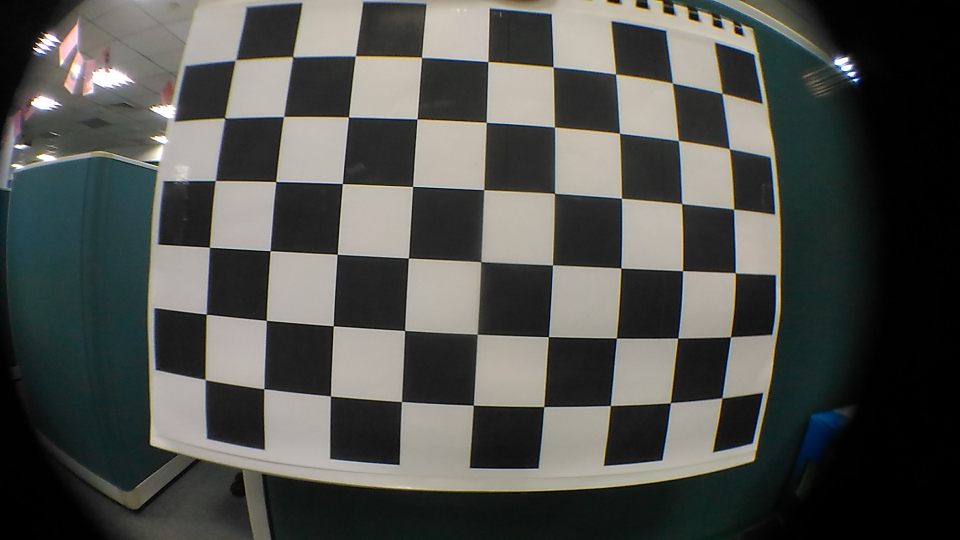
//> input picture opencv-python-fisheye-example/sta_test_6.jpg, 1920 x 1080 px (shown at 1/2 size)
$ ./read_multi_image   (built with g++ and OpenCV 4)
//> lines starting //> are read from the running program, lines starting //| are printed output that depends on the picture
#include <string>
#include <opencv2/opencv.hpp>
#include <opencv2/core/core.hpp>
#include "opencv2/calib3d/calib3d.hpp"
#include <opencv2/highgui/highgui.hpp>

using namespace cv;
using namespace std;

int main(int argc, char** argv){

	//get image and resize
	Mat img_0 = imread("sta_test_6.jpg", 0);
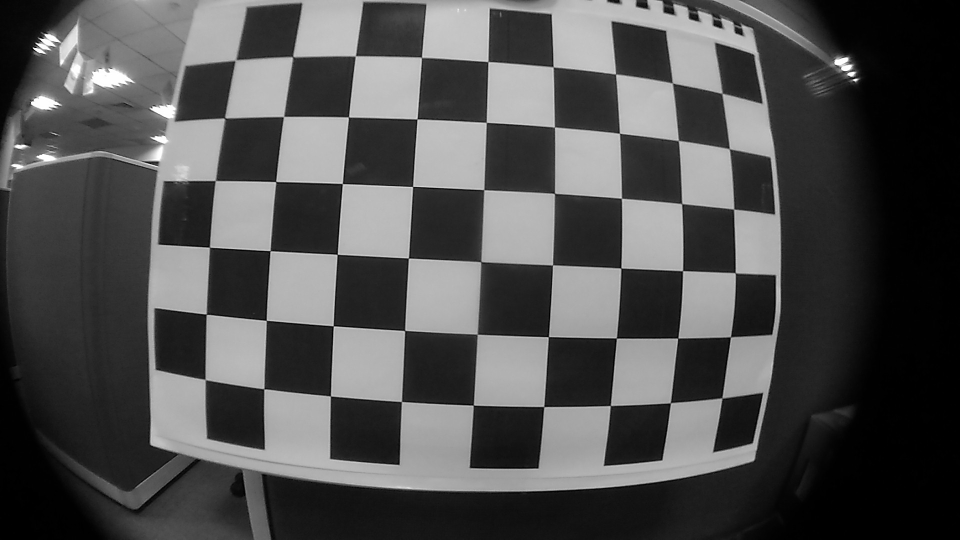
//> img_0: 1080 rows x 1920 cols, CV_8UC1 (shown at 1/2 size); min 0, max 255, mean 79.6
	int imghigh = img_0.rows;
//> imghigh = 1080
	int imgwid = img_0.cols;
//> imgwid = 1920
	//cout << "imghigh" << imghigh << endl;
	//cout << "imgwid" << imgwid << endl;
	Size dsize = Size(round(2*imgwid/3), round(2*imghigh/3));
//> dsize = Size(1280, 720)
	resize(img_0, img_0, dsize, 0, 0, INTER_AREA);
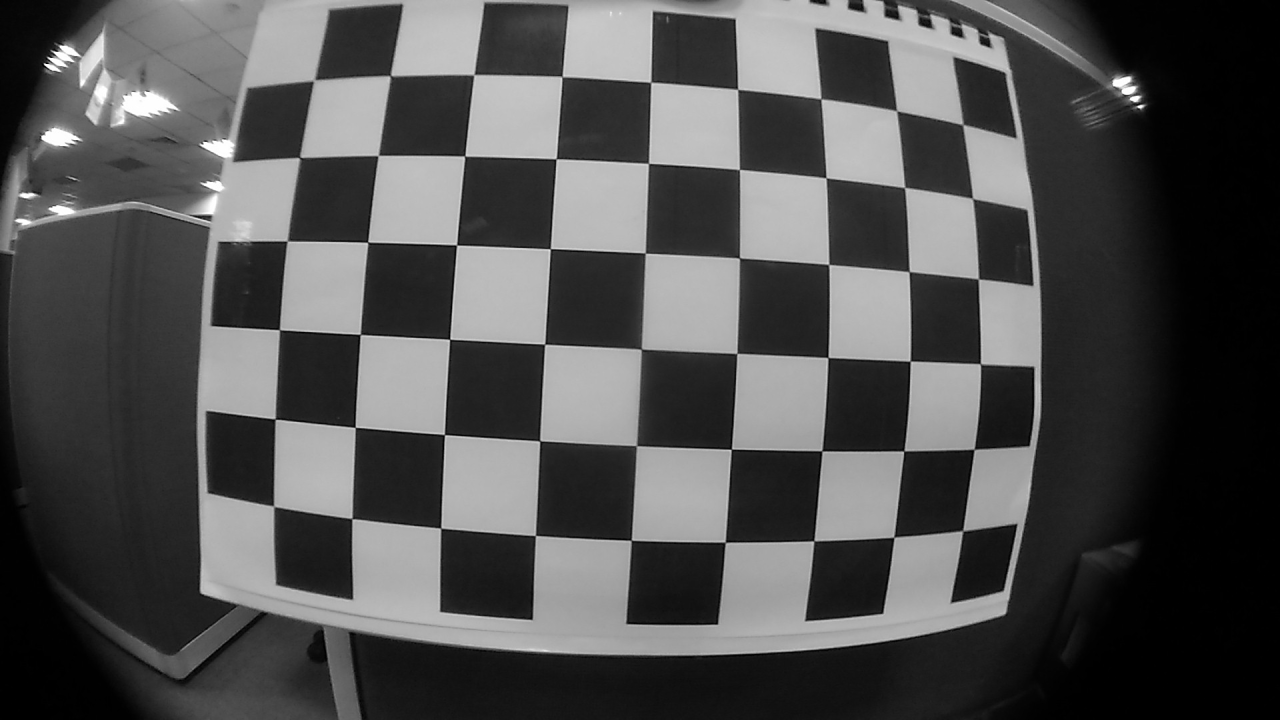
//> img_0: 720 rows x 1280 cols, CV_8UC1; min 0, max 255, mean 79.6
	Mat img_1 = imread("sta_test_7.jpg", 0);
//> sta_test_7.jpg cannot be read in this run, so this picture is empty
//> (the run ends here: the program stops with an error, at `resize(img_1, img_1, dsize, 0, 0, INTER_AREA);`)

$ run again, with opencv-python-fisheye-example/sta_test_18.jpg copied over opencv-python-fisheye-example/sta_test_6.jpg
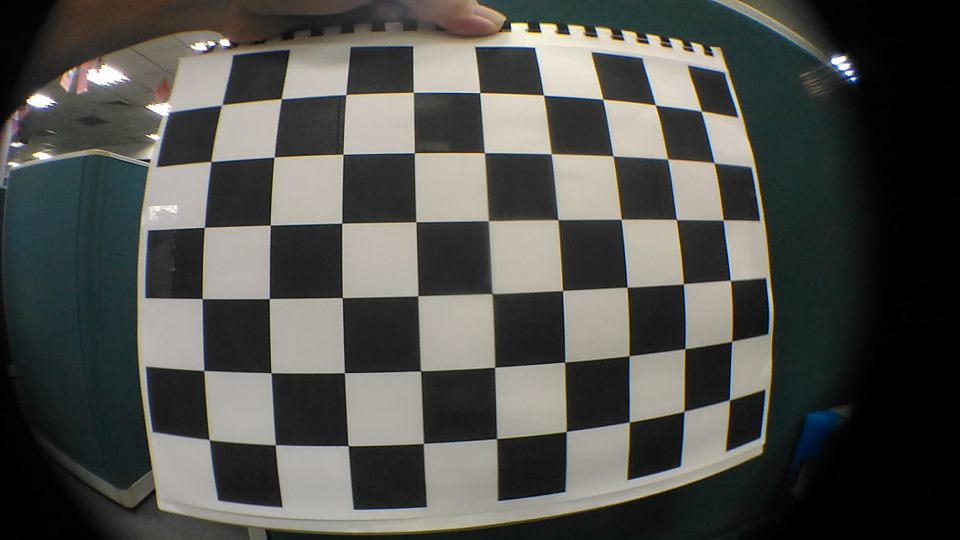
//> input picture opencv-python-fisheye-example/sta_test_18.jpg, 1920 x 1080 px (shown at 1/2 size)
//> `Mat img_0 = imread("sta_test_6.jpg", 0);`:
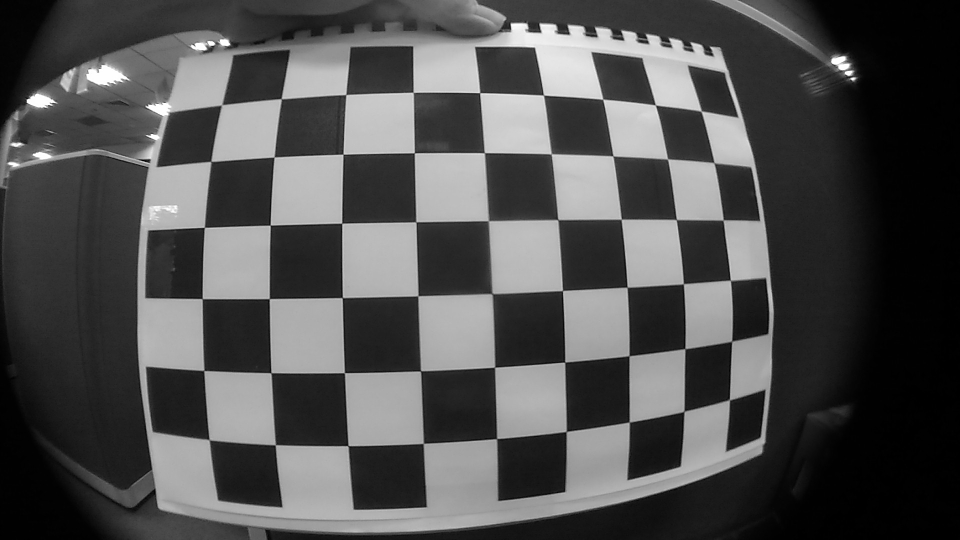
//> img_0: 1080 rows x 1920 cols, CV_8UC1 (shown at 1/2 size); min 0, max 255, mean 79.5
//> `resize(img_0, img_0, dsize, 0, 0, INTER_AREA);`:
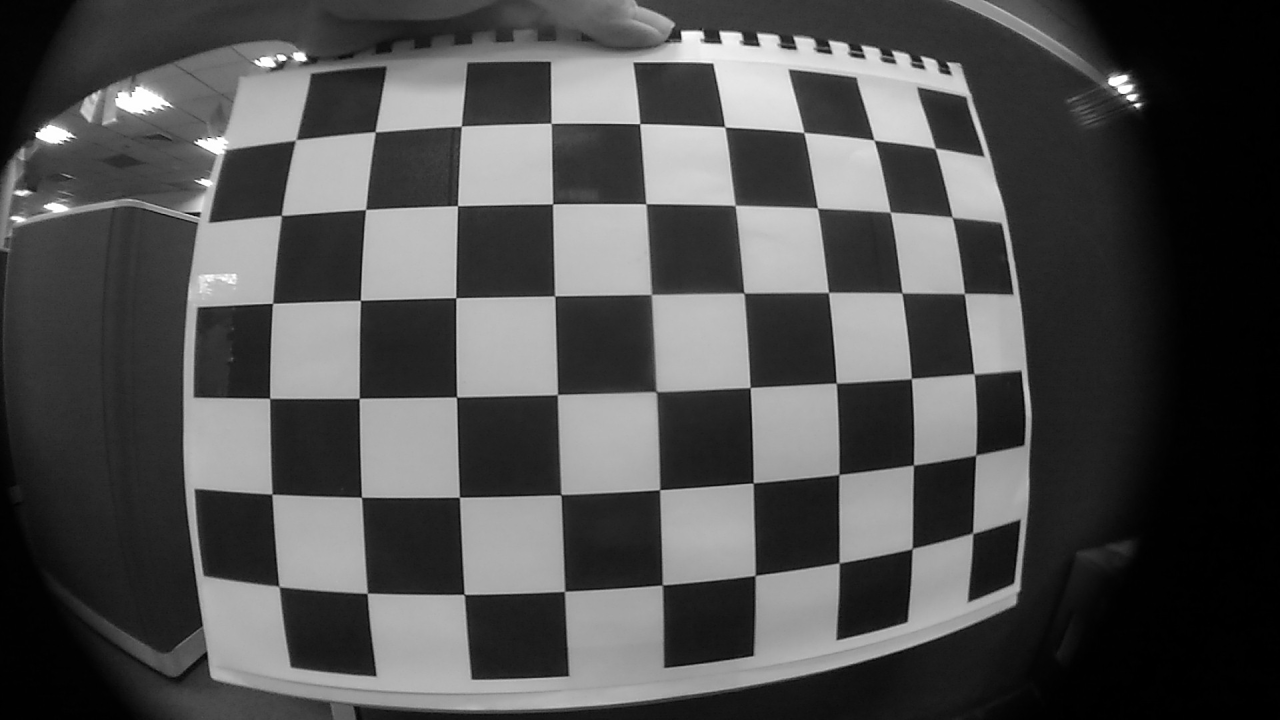
//> img_0: 720 rows x 1280 cols, CV_8UC1; min 0, max 255, mean 79.5
